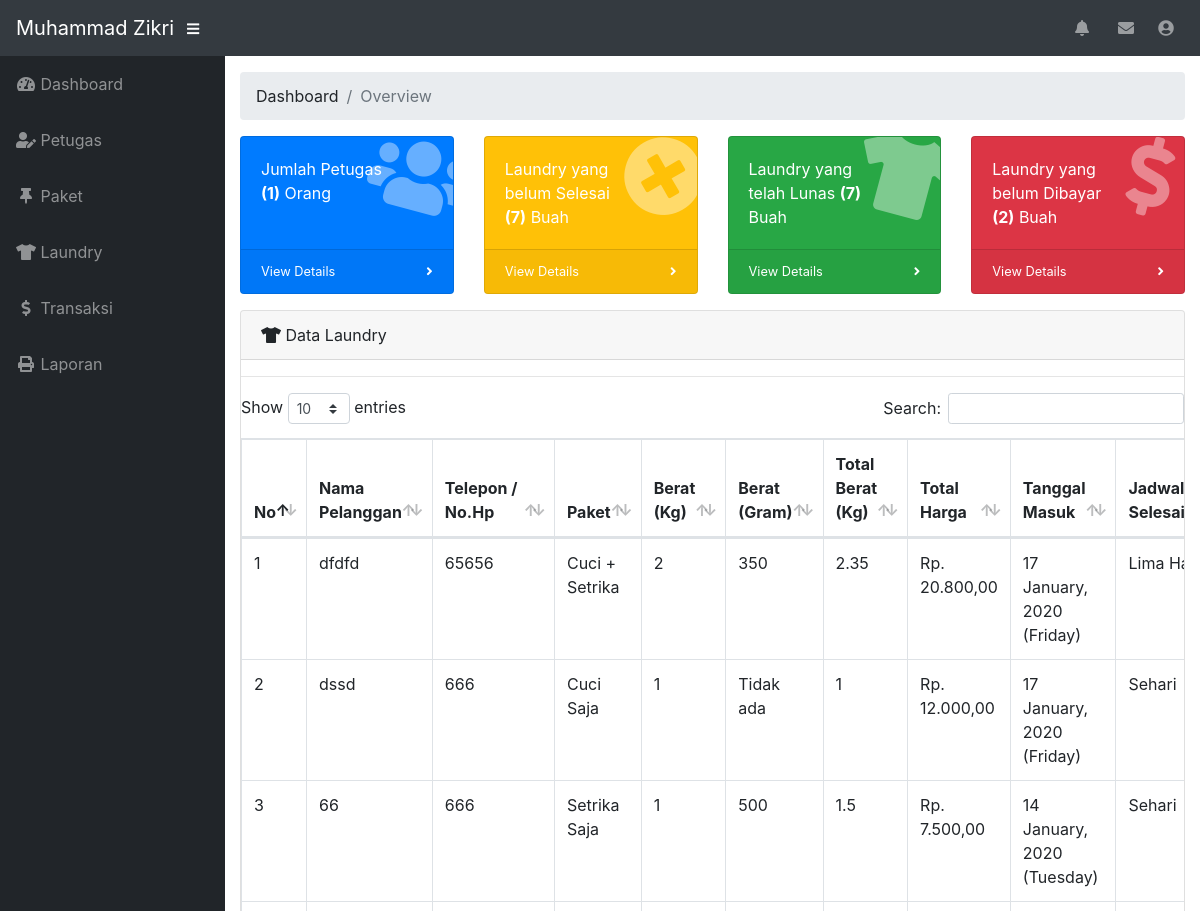
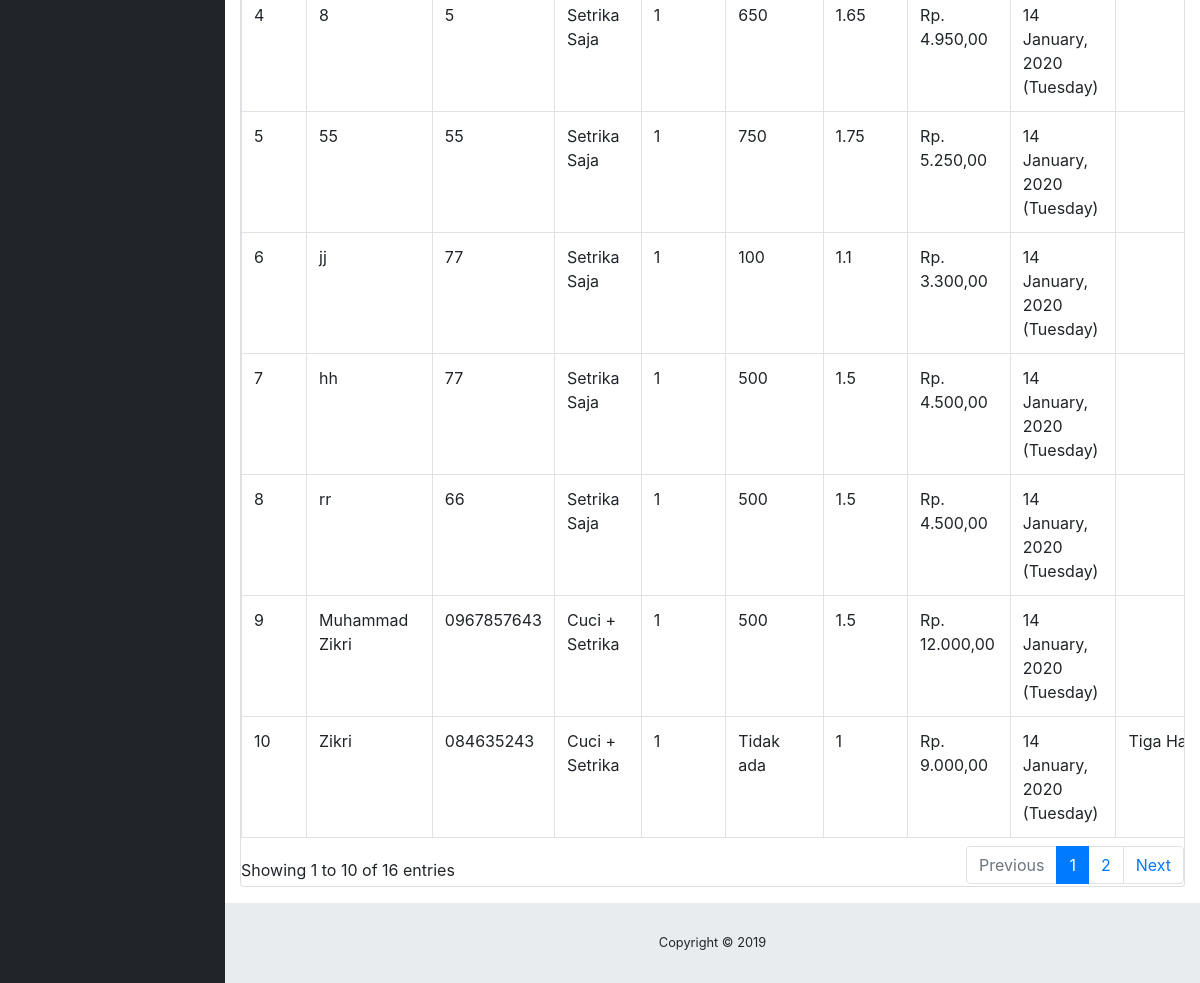
Page /admin/index.php (signed in) on the committed database (2 pictures, top to bottom).
### tables this page shows
CREATE TABLE `laundry` (
  `id_laundry` varchar(6) NOT NULL,
  `nama_pelanggan` varchar(50) NOT NULL,
  `telepon` varchar(50) NOT NULL,
  `id_paket` int(11) NOT NULL,
  `berat` int(11) NOT NULL,
  `gram` int(4) NOT NULL,
  `total_harga` varchar(50) NOT NULL,
  `tanggal_masuk` varchar(50) NOT NULL,
  `jadwal_selesai` enum('Sehari','Dua Hari','Tiga Hari','Empat Hari','Lima Hari','Enam Hari','Tujuh Hari') NOT NULL,
  `status` enum('Belum','Selesai','Lunas') NOT NULL,
  `id_petugas` int(11) NOT NULL
);

CREATE TABLE `paket` (
  `id_paket` int(11) NOT NULL,
  `nama_paket` varchar(50) NOT NULL,
  `harga_paket` varchar(50) NOT NULL
);

### function.php (called while the page is built)
<?php
	function rupiah($angka)
	{
		$hasil = "Rp. " . number_format($angka,2 ,',','.');
		return $hasil;
	}
 ?>

### admin/dashboard.php (the view, shortened to what this page needs)
<ol class="breadcrumb">
  <li class="breadcrumb-item">Dashboard</li>
  <li class="breadcrumb-item active">Overview</li>
</ol>
<div class="row">
  <div class="col-xl-3 col-sm-6 mb-3">
    <div class="card text-white bg-primary o-hidden h-100">
      <div class="card-body">
        <div class="card-body-icon">
          <i class="fas fa-fw fa-users"></i>
        </div>
        <?php
          $query = mysqli_query($koneksi, "SELECT * FROM petugas WHERE id_petugas='2' ");
          $cek = mysqli_num_rows($query);
          if ($cek > 0) {
            ?>
            <div class="mr-5">Jumlah Petugas <b>(<?php echo $cek ?>)</b> Orang</div>
            <?php
          }else{
            ?>
            <div class="mr-5">Tidak ada data!</div>
            <?php
          }
         ?>
      </div>
      <a class="card-footer text-white clearfix small z-1" href="index.php?p=petugas">
        <span class="float-left">View Details</span>
        <span class="float-right">
          <i class="fas fa-angle-right"></i>
        </span>
      </a>
    </div>
  </div>
  <div class="col-xl-3 col-sm-6 mb-3">
    <div class="card text-white bg-warning o-hidden h-100">
      <div class="card-body">
        <div class="card-body-icon">
          <i class="fas fa-fw fa-times-circle"></i>
        </div>
        <?php
          $query2 = mysqli_query($koneksi, "SELECT * FROM laundry WHERE status='Belum' ");
          $cek2 = mysqli_num_rows($query2);
          if ($cek > 0) {
            ?>
            <div class="mr-5">Laundry yang belum Selesai <b>(<?php echo $cek2 ?>)</b> Buah</div>
            <?php
          }else{
            ?>
            <div class="mr-5">Tidak ada data!</div>
            <?php
          }
         ?>
      </div>
      <a class="card-footer text-white clearfix small z-1" href="index.php?p=laundry">
        <span class="float-left">View Details</span>
        <span class="float-right">
          <i class="fas fa-angle-right"></i>
        </span>
      </a>
    </div>
  </div>
  <div class="col-xl-3 col-sm-6 mb-3">
    <div class="card text-white bg-success o-hidden h-100">
      <div class="card-body">
        <div class="card-body-icon">
          <i class="fas fa-fw fa-tshirt"></i>
        </div>
        <?php
          $query3 = mysqli_query($koneksi, "SELECT * FROM laundry WHERE status='Lunas' ");
          $cek3 = mysqli_num_rows($query3);
          if ($cek > 0) {
            ?>
            <div class="mr-5">Laundry yang telah Lunas <b>(<?php echo $cek3 ?>)</b> Buah</div>
            <?php
          }else{
            ?>
            <div class="mr-5">Tidak ada data!</div>
            <?php
          }
         ?>
      </div>
      <a class="card-footer text-white clearfix small z-1" href="index.php?p=laundry">
        <span class="float-left">View Details</span>
        <span class="float-right">
          <i class="fas fa-angle-right"></i>
        </span>
      </a>
    </div>
  </div>
  <div class="col-xl-3 col-sm-6 mb-3">
    <div class="card text-white bg-danger o-hidden h-100">
      <div class="card-body">
        <div class="card-body-icon">
          <i class="fas fa-fw fa-dollar-sign"></i>
        </div>
        <?php
          $query4 = mysqli_query($koneksi, "SELECT * FROM laundry WHERE status='Selesai' ");
          $cek4 = mysqli_num_rows($query4);
          if ($cek > 0) {
            ?>
            <div class="mr-5">Laundry yang belum Dibayar <b>(<?php echo $cek4 ?>)</b> Buah</div>
            <?php
          }else{
            ?>
            <div class="mr-5">Tidak ada data!</div>
            <?php
          }
         ?>
      </div>
      <a class="card-footer text-white clearfix small z-1" href="index.php?p=transaksi">
        <span class="float-left">View Details</span>
        <span class="float-right">
          <i class="fas fa-angle-right"></i>
        </span>
      </a>
    </div>
  </div>
</div>
<div class="card mb-3">
  <div class="card-header">
    <i class="fas fa-tshirt"></i>
    Data Laundry</div><hr>
    <div class="table-responsive">
      <table class="table table-bordered" id="dataTable" width="100%" cellspacing="0">
        <thead>
          <tr>
            <th>No</th>
            <th>Nama Pelanggan</th>
            <th>Telepon / No.Hp</th>
            <th>Paket</th>
            <th>Berat <span>(Kg)</span></th>
            <th>Berat <span>(Gram)</span></th>
            <th>Total Berat (Kg)</th>
            <th>Total Harga</th>
            <th>Tanggal Masuk</th>
            <th>Jadwal Selesai</th>
          </tr>
        </thead>
        <tbody>
          <?php
            $query = mysqli_query($koneksi, "SELECT * FROM laundry INNER JOIN paket ON laundry.id_paket=paket.id_paket INNER JOIN petugas ON laundry.id_petugas=petugas.id_petugas ORDER BY id_laundry DESC ");
            $no = 1;
            $kali = "1000";
            while ($data = mysqli_fetch_array($query)) {
              ?>
              <tr>
                <td><?php echo $no++; ?></td>
                <td><?php echo $data['nama_pelanggan'] ?></td>
                <td><?php echo $data['telepon'] ?></td>
                <td><?php echo $data['nama_paket'] ?></td>
                <td><?php echo $data['berat'] ?></td>
                <?php
                  if ($data['gram'] == "0") {
                    ?>
                    <td>Tidak ada</td>
                    <?php
                  }else{
                    ?>
                    <td><?php echo $data['gram'] ?></td>
                    <?php
                  }
                 ?>
                <?php
                  if ($data['gram'] == "0") {
                    ?>
                    <td><?php echo $data['berat'] ?></td>
                    <?php
                  }else{
                    ?>
                    <td><?php echo $data['gram'] / $kali + $data['berat'] ?></td>
                    <?php
                  }
                 ?>
                <td><?php echo rupiah($data['total_harga']) ?></td>
                <td><?php echo $data['tanggal_masuk'] ?></td>
                <td><?php echo $data['jadwal_selesai'] ?></td>
              </tr>
              <?php
            }
           ?>
        </tbody>
      </table>
    </div>
  </div>
</div>

### rows in the picture
laundry: nama_pelanggan "dfdfd", telepon "65656", id_paket.nama_paket "Cuci + Setrika", berat "2", gram "350", $data['gram'] / $kali + $data['berat'] "2.35", total_harga "Rp. 20.800,00", tanggal_masuk "17 January, 2020 (Friday)", jadwal_selesai "Lima…"
laundry: nama_pelanggan "dssd", telepon "666", id_paket.nama_paket "Cuci Saja", berat "1", gram "Tidak ada", total_harga "Rp. 12.000,00", tanggal_masuk "17 January, 2020 (Friday)", jadwal_selesai "Sehari"
laundry: nama_pelanggan "66", telepon "666", id_paket.nama_paket "Setrika Saja", berat "1", gram "500", $data['gram'] / $kali + $data['berat'] "1.5", total_harga "Rp. 7.500,00", tanggal_masuk "14 January, 2020 (Tuesday)", jadwal_selesai "Sehari"
laundry: nama_pelanggan "8", telepon "5", id_paket.nama_paket "Setrika Saja", berat "1", gram "650", $data['gram'] / $kali + $data['berat'] "1.65", total_harga "Rp. 4.950,00", tanggal_masuk "14 January, 2020 (Tuesday)"
laundry: nama_pelanggan "55", telepon "55", id_paket.nama_paket "Setrika Saja", berat "1", gram "750", $data['gram'] / $kali + $data['berat'] "1.75", total_harga "Rp. 5.250,00", tanggal_masuk "14 January, 2020 (Tuesday)"
laundry: nama_pelanggan "jj", telepon "77", id_paket.nama_paket "Setrika Saja", berat "1", gram "100", $data['gram'] / $kali + $data['berat'] "1.1", total_harga "Rp. 3.300,00", tanggal_masuk "14 January, 2020 (Tuesday)"
laundry: nama_pelanggan "hh", telepon "77", id_paket.nama_paket "Setrika Saja", berat "1", gram "500", $data['gram'] / $kali + $data['berat'] "1.5", total_harga "Rp. 4.500,00", tanggal_masuk "14 January, 2020 (Tuesday)"
laundry: nama_pelanggan "rr", telepon "66", id_paket.nama_paket "Setrika Saja", berat "1", gram "500", $data['gram'] / $kali + $data['berat'] "1.5", total_harga "Rp. 4.500,00", tanggal_masuk "14 January, 2020 (Tuesday)"
laundry: nama_pelanggan "Muhammad Zikri", telepon "0967857643", id_paket.nama_paket "Cuci + Setrika", berat "1", gram "500", $data['gram'] / $kali + $data['berat'] "1.5", total_harga "Rp. 12.000,00", tanggal_masuk "14 January, 2020 (Tuesday)"
laundry: nama_pelanggan "Zikri", telepon "084635243", id_paket.nama_paket "Cuci + Setrika", berat "1", gram "Tidak ada", total_harga "Rp. 9.000,00", tanggal_masuk "14 January, 2020 (Tuesday)", jadwal_selesai "Tiga…"

### other values in the picture
$_SESSION['data']['nama_petugas'] "Muhammad Zikri"
$cek "1"
$cek2 "7"
$cek3 "7"
$cek4 "2"
